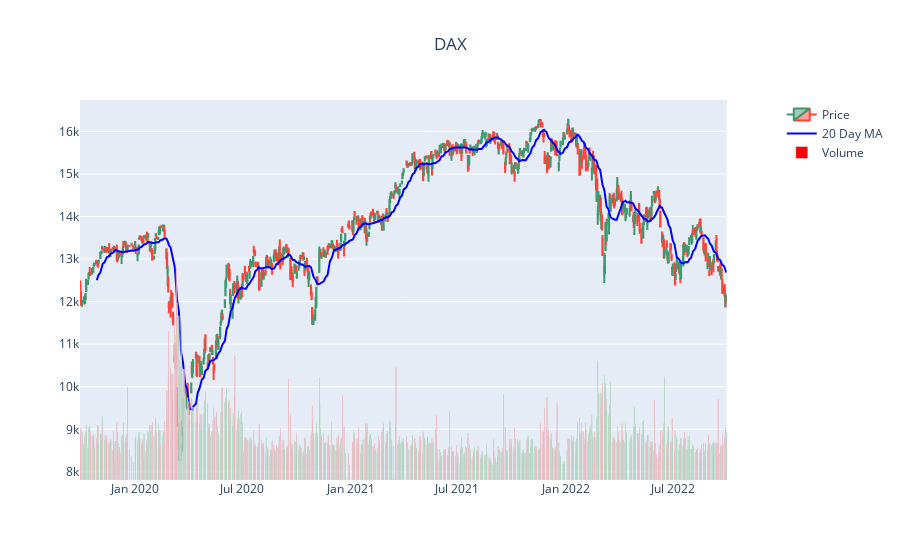

The cell this chart's notebook holds for it:
### Code cell
fig3 = make_subplots(specs=[[{"secondary_y": True}]])
fig3.add_trace(go.Candlestick(x=dt.index,
                              open=dt['Open'],
                              high=dt['High'],
                              low=dt['Low'],
                              close=dt['Close'],
                              name='Price'))
fig3.add_trace(go.Scatter(x=dt.index,y=dt['Close'].rolling(window=20).mean(),marker_color='blue',name='20 Day MA'))
fig3.add_trace(go.Bar(x=dt.index, y=dt['Volume'], name='Volume', marker={'color':dt['color']}),secondary_y=True)
fig3.update_yaxes(range=[0,700000000],secondary_y=True)
fig3.update_yaxes(visible=False, secondary_y=True)
fig3.update_layout(xaxis_rangeslider_visible=False)  #hide range slider
fig3.update_layout(title={'text':'DAX', 'x':0.5})
fig3.show()

### Figure 1 — Plotly figure (JSON) as saved in the notebook; plotly's stock layout.template omitted (floating-point values rounded to 4 significant figures; data arrays with more than 128 entries replaced by an {"elided": "..."} marker saying what was removed)
{"data": [{"close": {"elided": "763 float values"}, "high": {"elided": "763 float values"}, "low": {"elided": "763 float values"}, "name": "Price", "open": {"elided": "763 float values"}, "type": "candlestick", "x": {"elided": "763 str values"}}, {"marker": {"color": "blue"}, "name": "20 Day MA", "type": "scatter", "x": {"elided": "763 str values"}, "y": {"elided": "763 float values"}}, {"marker": {"color": {"elided": "763 str values"}}, "name": "Volume", "type": "bar", "x": {"elided": "763 str values"}, "xaxis": "x", "y": {"elided": "763 int values"}, "yaxis": "y2"}], "layout": {"title": {"text": "DAX", "x": 0.5}, "xaxis": {"anchor": "y", "domain": [0, 0.94], "rangeslider": {"visible": false}}, "yaxis": {"anchor": "x", "domain": [0, 1]}, "yaxis2": {"anchor": "x", "overlaying": "y", "range": [0, 700000000], "side": "right", "visible": false}}}
